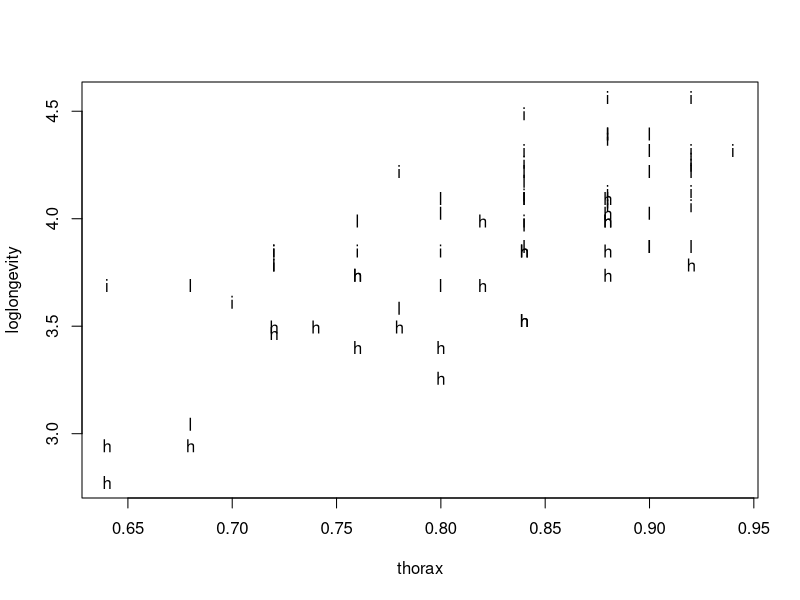
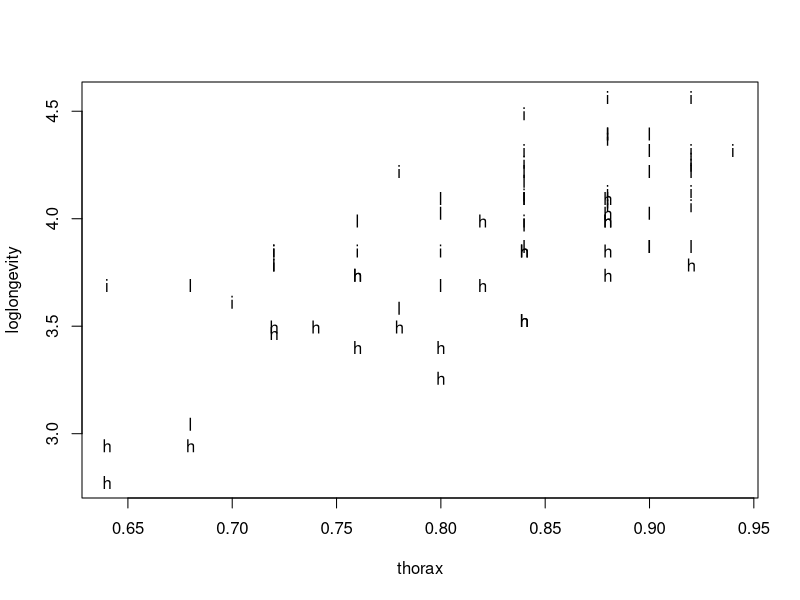

R code for these plots, in order: (Note: this script raises an error after producing the figures.)
## ---- chunk 1
fruitflies = read.table('fruitflies.txt',header = TRUE)
# attach(fruitflies)
## ---- chunk 2
fruitflies$loglongevity <- log(as.numeric(fruitflies$longevity))
## ---- chunk 3


plot(loglongevity~thorax,pch=unclass(activity),data = fruitflies)
plot(loglongevity~thorax,pch=as.character(activity),data = fruitflies)
## ---- chunk 4
fit1 = lm(loglongevity~activity,data=fruitflies)
anova(fit1)
## ---- chunk 5

## ---- chunk 6
fit2= lm(longevity~activity+thorax,data=fruitflies)
anova(fit2)
## ---- chunk 7

## ---- chunk 8
plot(longevity~thorax,pch=unclass(activity))
abline(lm(longevity~thorax,data=fruitflies[fruitflies$activity=='isolated',]))
abline(lm(longevity~thorax,data=fruitflies[fruitflies$activity=='low',]))
abline(lm(longevity~thorax,data=fruitflies[fruitflies$activity=='high',]))
## ---- chunk 9

## ---- chunk 10
qqnorm(residuals(fit2))
plot(fitted(fit2),residuals(fit2))
## ---- chunk 11

## ---- chunk 12
psi_data = read.table('psi.txt',header = TRUE)
## ---- chunk 13
summary(psi_data)
tot=xtabs(~gpa+psi,data=psi_data); tot
hist(psi_data[,3],main='passed')

 round(xtabs(passed~gpa+psi,data=psi_data)/tot,2)
 
totgpa=xtabs(~gpa,data=psi_data)
barplot(xtabs(passed~gpa,data=psi_data)/totgpa)


## ---- chunk 14
psi_data$gpa2=psi_data$gpa^2
psiglm=glm(passed~gpa+gpa2+psi,data=psi_data,family=binomial)
summary(psiglm)

psi_data$gpa=factor(psi_data$gpa)
psi_data$psi=factor(psi_data$psi)
psi_data$passed=factor(psi_data$passed)
psiglm2=glm(passed~gpa+psi,data=psi_data,family=binomial)
summary(psiglm2)


## ---- chunk 15

## ---- chunk 16
# plot(c(0,coef(psiglm2)[13:27]),type="l")


psi_data$gpa <- as.numeric(psi_data$gpa)
psiglm=glm(passed~gpa+psi,data=psi_data,family=binomial)

gpa3passed=data.frame(psi=factor(1),gpa=3)
predict.glm(psiglm,gpa3passed,type="response")



## ---- chunk 17
gpa3failed=data.frame(psi=factor(0),gpa=3)
predict.glm(psiglm,gpa3failed,type="response")


## ---- chunk 18

## ---- chunk 19
x=matrix(c(3,15,8,6),2,2) 
x
fisher.test(x)
## ---- chunk 20

## ---- chunk 21

## ---- chunk 22
africa = read.table('africa.txt',header = TRUE)
## ---- chunk 23
par(mfrow=c(4,4))

hist(rpois(10,0.5))
hist(rpois(10,5))
hist(rpois(10,100))
hist(rpois(10,1000))

hist(rpois(100,0.5))
hist(rpois(100,5))
hist(rpois(100,100))
hist(rpois(100,1000))

hist(rpois(1000,0.5))
hist(rpois(1000,5))
hist(rpois(1000,100))
hist(rpois(1000,1000))

hist(rpois(10000,0.5))
hist(rpois(10000,5))
hist(rpois(10000,100))
hist(rpois(10000,1000))

## ---- chunk 24

## ---- chunk 25
africaglm_all=glm(miltcoup~oligarchy+ pollib+parties+pctvote+popn+size+numelec+numregim,family=poisson,data=africa)
summary(africaglm_all)
## ---- chunk 26
africaglm=glm(miltcoup~oligarchy+ pollib+parties+pctvote+popn+size+numregim,family=poisson,data=africa)
summary(africaglm)
## ---- chunk 27
africaglm=glm(miltcoup~oligarchy+ pollib+parties+pctvote+popn+size,family=poisson,data=africa)
summary(africaglm)
## ---- chunk 28
africaglm=glm(miltcoup~oligarchy+ pollib+parties+pctvote+popn,family=poisson,data=africa)
summary(africaglm)
## ---- chunk 29
africaglm=glm(miltcoup~oligarchy+ pollib+parties+pctvote,family=poisson,data=africa)
summary(africaglm)
## ---- chunk 30
africaglm=glm(miltcoup~oligarchy+ pollib+parties,family=poisson,data=africa)
summary(africaglm)
## ---- chunk 31
par(mfrow=c(3,2))
plot(fitted(africaglm),residuals(africaglm))
plot(fitted(africaglm_all),residuals(africaglm_all))

plot(log(fitted(africaglm)),residuals(africaglm))
plot(log(fitted(africaglm_all)),residuals(africaglm_all))

plot(log(fitted(africaglm)),residuals(africaglm,type="response"))
plot(log(fitted(africaglm_all)),residuals(africaglm_all,type="response"))

